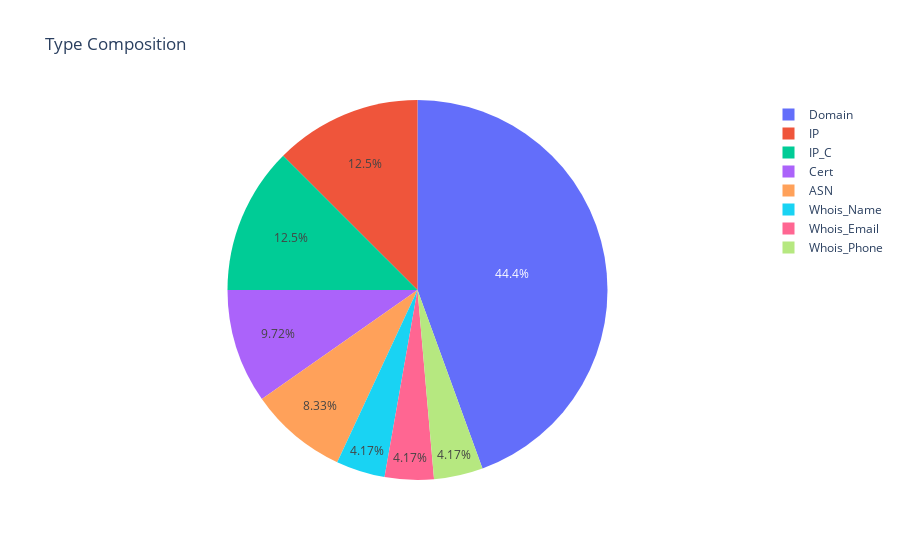

The notebook cell saved with this chart:
### Code cell
import plotly.express as px

df = nodes_df

type_counts = df['type'].value_counts()
# 计算每种'type'的数量并转换为DataFrame
type_counts_df = type_counts.reset_index()
type_counts_df.columns = ['type', 'count']

# 创建饼图并显示图例
fig = px.pie(names=type_counts_df['type'], values=type_counts_df['count'], title='Type Composition')
# 
# 显示饼图
fig.show()

### Figure 1 — Plotly figure (JSON) as saved in the notebook; plotly's stock layout.template omitted (floating-point values rounded to 4 significant figures)
{"data": [{"domain": {"x": [0.0, 1.0], "y": [0.0, 1.0]}, "hovertemplate": "label=%{label}<br>value=%{value}<extra></extra>", "labels": ["Domain", "IP", "IP_C", "Cert", "ASN", "Whois_Name", "Whois_Email", "Whois_Phone"], "legendgroup": "", "name": "", "showlegend": true, "values": [32, 9, 9, 7, 6, 3, 3, 3], "type": "pie"}], "layout": {"legend": {"tracegroupgap": 0}, "title": {"text": "Type Composition"}}}
